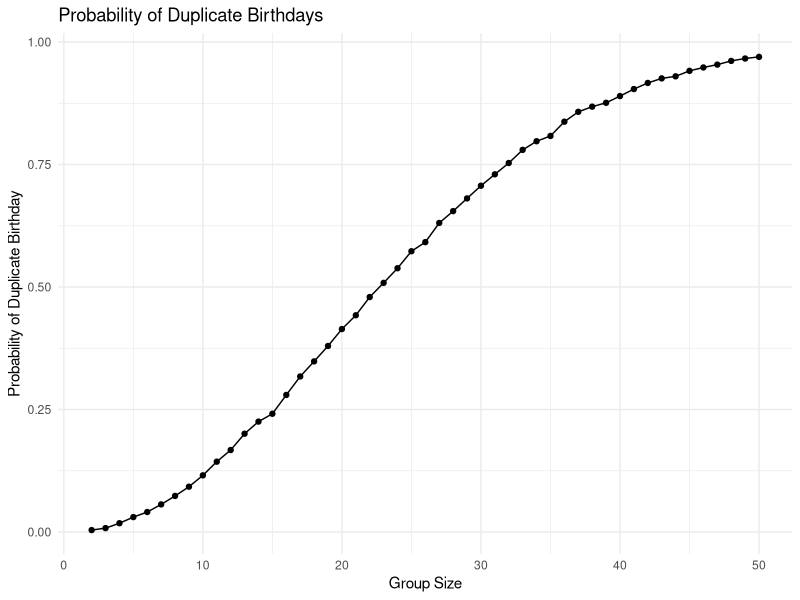

The R source for this figure: (Note: this script raises an error after producing the figure.)
## ---- chunk 1
# setting up tidyverse library
library(tidyverse)

# setting chunk options
knitr::opts_chunk$set(
  fig.width = 6,
  fig.asp = .6,
  out.width = "90%"
)

# setting minimal theme and legend position
theme_set(theme_minimal() + theme(legend.position = "bottom"))

# setting continuous scales to viridis
options(
  ggplot2.continuous.colour = "viridis",
  ggplot2.continuous.fill = "viridis"
)

# setting discrete color scale to viridis
scale_colour_discrete = scale_colour_viridis_d

# setting discrete fill scale to viridis
scale_fill_discrete = scale_fill_viridis_d
## ---- chunk 2
# writing birthday function 
duplicate_birthdays = function(n) {
  
  # drawing “birthdays” for each person randomly
  birthdays = sample(1:365, n, replace = TRUE)

  # checking for duplicate birthdays
  duplicate_birthdays = length(unique(birthdays)) < n
  
  # returning duplicate birthdays
  return(duplicate_birthdays)
}
## ---- chunk 3
# simulating function and computing prob. that <= 2 people will share a birthday
birthday_probabilities_df =
  expand_grid(
    number_of_people = 2:50,
    iter = 1:10000
  ) |> 
  mutate(
    duplicates = map_lgl(number_of_people, duplicate_birthdays) 
  ) |>
   group_by(number_of_people) |>
  summarize(
    probability = mean(duplicates)
  ) |>
  print()
## ---- chunk 4
# making a plot showing the probability as a function of group size
birthday_probabilities_df |> 
  ggplot(aes(x = number_of_people, y = probability)) + 
  geom_point() + 
  geom_line() +
  labs(
    title = "Probability of Duplicate Birthdays",
    x = "Group Size",
    y = "Probability of Duplicate Birthday"
  )
## ---- chunk 5
# creating the data frame containing all file names
participants_df =
  participant_files =
  tibble(
    files = list.files("data/"),
    path = str_c("data/", files)
  ) |>
  print()
## ---- chunk 6
# iterating over file names and read in data for each subject 
participants_df = 
  participants_df |>   
  mutate(
     data = map(path,read_csv)
  ) |>
  unnest(data) |>
  print()
## ---- chunk 7
# manipulating file names to include control arm and subject ID; general tidying
participants_df =
  participants_df |>
  mutate(
    subject_id = str_replace(files, "\\.csv$", ""),
    arm = case_when(
      str_starts(subject_id, "con") ~ "Control",
      str_starts(subject_id, "cov") ~ "Control",
      str_starts(subject_id, "exp") ~ "Experimental"
    )
  ) |>
  pivot_longer(
    cols = starts_with("week_"),
    names_to = "week",
    values_to = "observation"
  ) |>
  mutate(
    week = as.numeric(str_remove(week, "week_"))
  ) |>
  select(subject_id, arm, week, observation) |>
  print()
